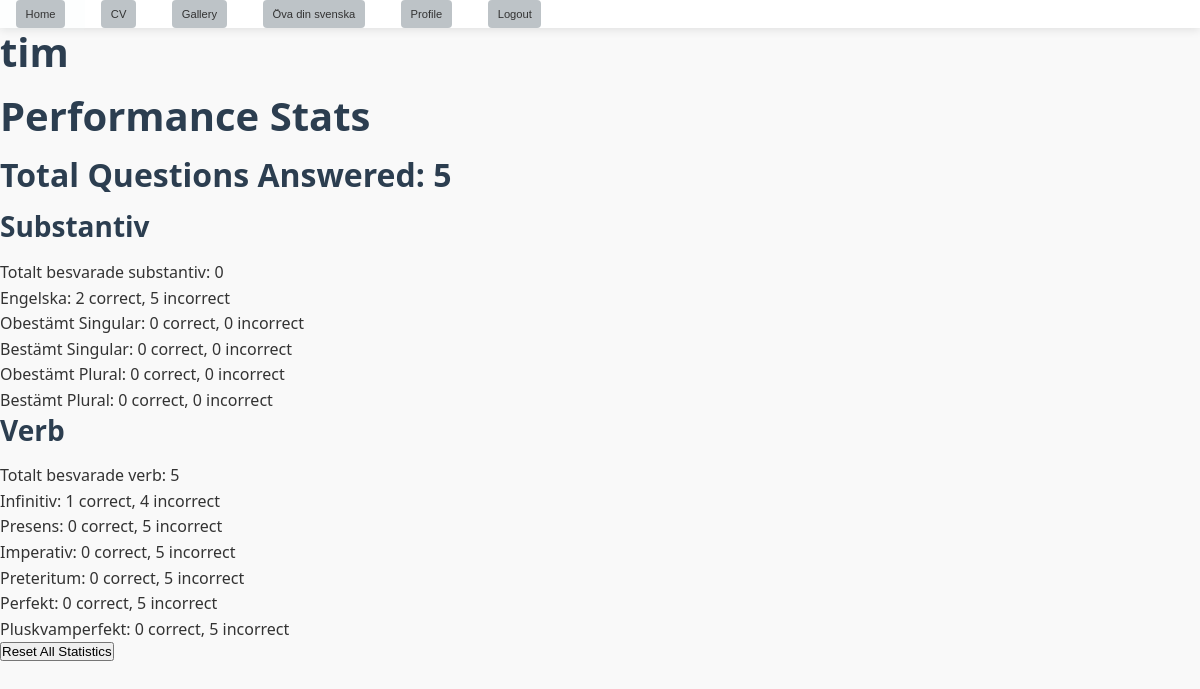
Page /accounts/profile/ (signed in) on the earlier database version.
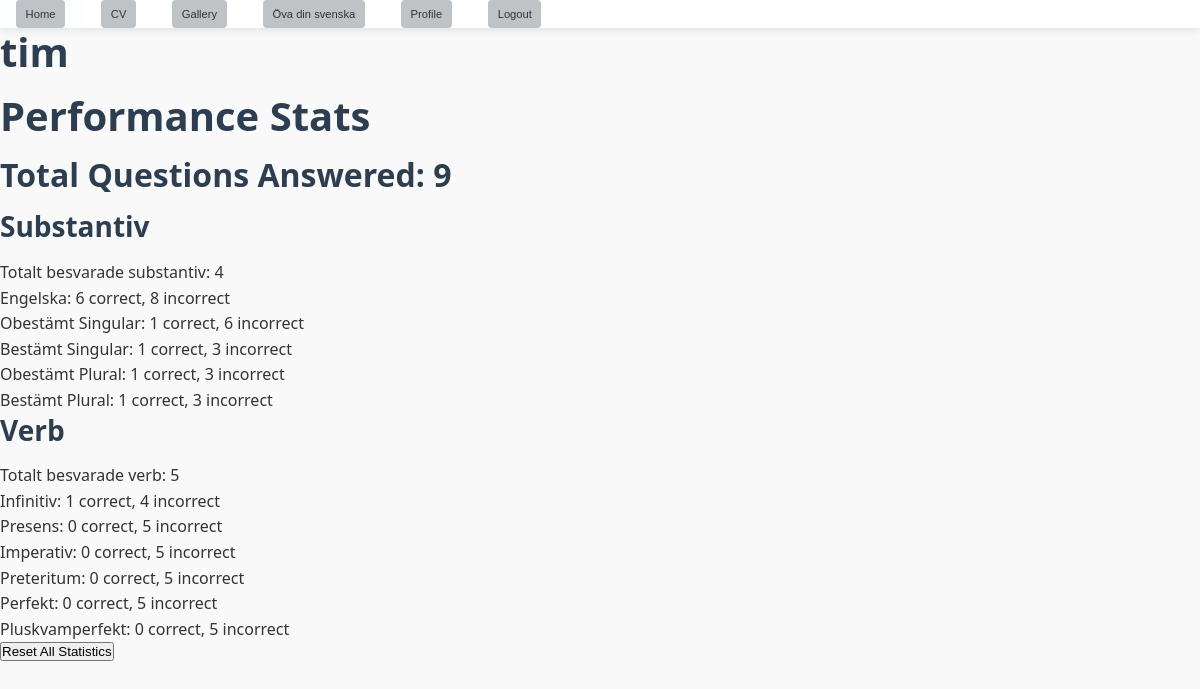
Same page on the later database version.
### accounts/models.py (models this page shows, shortened)
class CustomUser(AbstractUser):
    total_answered = models.IntegerField(default=0)
    total_substantiv_answered = models.IntegerField(default=0)
    total_verb_answered = models.IntegerField(default=0)
    engelska_correct = models.IntegerField(default=0)
    engelska_incorrect = models.IntegerField(default=0)
    obestamt_singular_correct = models.IntegerField(default=0)
    obestamt_singular_incorrect = models.IntegerField(default=0)
    bestamt_singular_correct = models.IntegerField(default=0)
    bestamt_singular_incorrect = models.IntegerField(default=0)
    obestamt_plural_correct = models.IntegerField(default=0)
    obestamt_plural_incorrect = models.IntegerField(default=0)
    bestamt_plural_correct = models.IntegerField(default=0)
    bestamt_plural_incorrect = models.IntegerField(default=0)
    infinitiv_correct = models.IntegerField(default=0)
    infinitiv_incorrect = models.IntegerField(default=0)
    presens_correct = models.IntegerField(default=0)
    presens_incorrect = models.IntegerField(default=0)
    imperativ_correct = models.IntegerField(default=0)
    imperativ_incorrect = models.IntegerField(default=0)
    preteritum_correct = models.IntegerField(default=0)
    preteritum_incorrect = models.IntegerField(default=0)
    perfekt_correct = models.IntegerField(default=0)
    perfekt_incorrect = models.IntegerField(default=0)
    pluskvamperfekt_correct = models.IntegerField(default=0)
    pluskvamperfekt_incorrect = models.IntegerField(default=0)
    groups = models.ManyToManyField(
        'auth.Group',
        related_name='custom_user_set',
        blank=True,
        help_text='The groups this user belongs to.',
        verbose_name='groups'
    )
    user_permissions = models.ManyToManyField(
        'auth.Permission',
        related_name='custom_user_permissions_set',
        blank=True,
        help_text='Specific permissions for this user.',
        verbose_name='user permissions'
    )

### accounts/views.py (the view)
# urls.py: path('profile/', views.profile_view, name='profile'),
def profile_view(request):
    user = request.user
    return render(request, 'profile.html', {'user': user})

### accounts/templates/profile.html (shortened to what this page needs)
{% extends "base.html" %}
{% load static %}
{% block content %}
<body>
    <h1>{{ user.username }}</h1>
    <h1>Performance Stats</h2>
    <h2>Total Questions Answered: {{ user.total_answered }}</h2>
    <h3>Substantiv</h3>
    <ul>
        <li>Totalt besvarade substantiv: {{ user.total_substantiv_answered }}</li>
        <li>Engelska: {{ user.engelska_correct }} correct, {{ user.engelska_incorrect }} incorrect</li>
        <li>Obestämt Singular: {{ user.obestamt_singular_correct }} correct, {{ user.obestamt_singular_incorrect }} incorrect</li>
        <li>Bestämt Singular: {{ user.bestamt_singular_correct }} correct, {{ user.bestamt_singular_incorrect }} incorrect</li>
        <li>Obestämt Plural: {{ user.obestamt_plural_correct }} correct, {{ user.obestamt_plural_incorrect }} incorrect</li>
        <li>Bestämt Plural: {{ user.bestamt_plural_correct }} correct, {{ user.bestamt_plural_incorrect }} incorrect</li>
    </ul>
    <h3>Verb</h3>
    <ul>
        <li>Totalt besvarade verb: {{ user.total_verb_answered }}</li>
        <li>Infinitiv: {{ user.infinitiv_correct|default:0 }} correct, {{ user.infinitiv_incorrect|default:0 }} incorrect</li>
        <li>Presens: {{ user.presens_correct }} correct, {{ user.presens_incorrect }} incorrect</li>
        <li>Imperativ: {{ user.imperativ_correct }} correct, {{ user.imperativ_incorrect }} incorrect</li>
        <li>Preteritum: {{ user.preteritum_correct }} correct, {{ user.preteritum_incorrect }} incorrect</li>
        <li>Perfekt: {{ user.perfekt_correct }} correct, {{ user.perfekt_incorrect }} incorrect</li>
        <li>Pluskvamperfekt: {{ user.pluskvamperfekt_correct }} correct, {{ user.pluskvamperfekt_incorrect }} incorrect</li>
    </ul>
    <form method="post" action="{% url 'reset_stats' %}" onsubmit="return confirm('Are you sure you want to reset all your statistics? This action cannot be undone.');">
        <button type="submit">Reset All Statistics</button>
    </form>
</body>
{% endblock %}

Differences in the rows shown:
changed CustomUser "tim": total_answered "5" → "9"; total_substantiv_answered "0" → "4"; engelska_correct "2" → "6"; engelska_incorrect "5" → "8"; obestamt_singular_correct "0" → "1"; obestamt_singular_incorrect "0" → "6"; bestamt_singular_correct "0" → "1"; bestamt_singular_incorrect "0" → "3"; obestamt_plural_correct "0" → "1"; obestamt_plural_incorrect "0" → "3"; bestamt_plural_correct "0" → "1"; bestamt_plural_incorrect "0" → "3"
